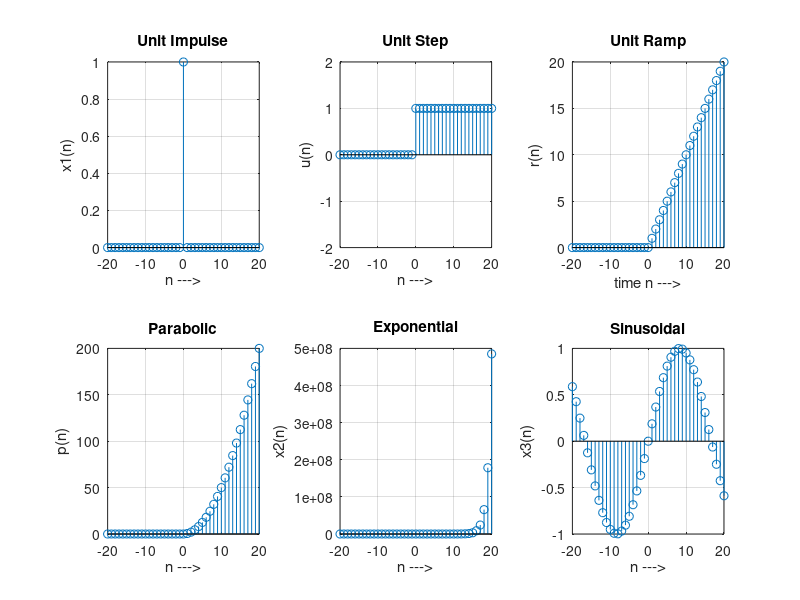

The MATLAB script that drew this image:
clc; clear all; close all;
% EXPT 2a GENERATION OF SIGNALS
% Elementary  discrete time signals
% Vasant Joseph Regno: 20319095

n=-20:20; % X coordinates range: From -20 to +20 

%Unit Impulse
x1=(n==0);
subplot(2,3,1)
stem(n,x1); xlabel('n --->'); ylabel('x1(n)');
title('Unit Impulse')
grid on;

%Unit Step
u=(n>=0);
subplot(2,3,2)
stem(n,u);
axis([-20 20 -2 2]); xlabel('n --->'); ylabel('u(n)'); title('Unit Step')
grid on;

%Unit Ramp
r = u.*n;  
subplot(2,3,3)
stem(n,r); xlabel('time n --->'); ylabel('r(n)'); title('Unit Ramp')
grid on;

%Parabolic
p= 0.5*(n.^2).*u;
subplot(2,3,4)
stem(n,p); xlabel('n --->'); ylabel('p(n)'); title('Parabolic')
grid on;

%Exponential
a = 1;  %constant
x2 = exp(a*n);
subplot(2,3,5)
stem(n,x2); xlabel('n --->'); ylabel('x2(n)'); title('Exponential')
grid on;

%Sinusoidal
f1 = 0.03; %frequency in Hz
x3 = sin(2*pi*f1*n);
subplot(2,3,6)
stem(n,x3); xlabel('n --->'); ylabel('x3(n)'); title('Sinusoidal')
grid on;

